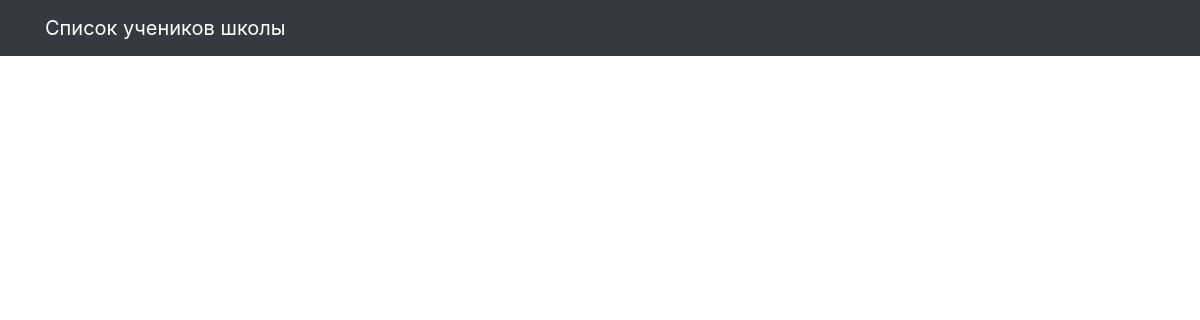
Before: / with the older database file.
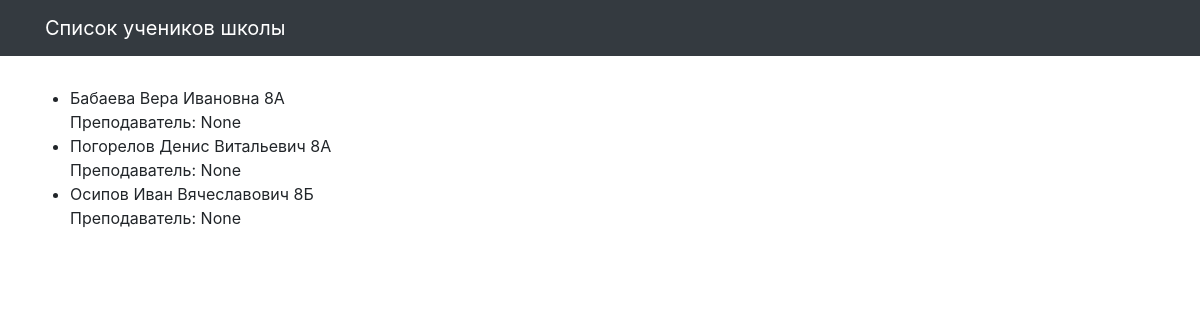
After: the same page with the newer database file.
### school/models.py (models this page shows, shortened)
class Student(models.Model):
    name = models.CharField(max_length=30, verbose_name='Имя')
    teacher = models.ManyToManyField(Teacher, related_name='students')
    group = models.CharField(max_length=10, verbose_name='Класс')
    class Meta:
        verbose_name = 'Ученик'
        verbose_name_plural = 'Ученики'

### school/views.py (the view)
# urls.py: path('', students_list, name='students'),
def students_list(request):
    template = 'school/students_list.html'
    context = {}
    students = Student.objects.all()
    context['students'] = students
    ordering = 'group'
    return render(request, template, context)

### templates/school/students_list.html (shortened to what this page needs)
{% extends "school/base.html" %}
{% load static %}
{% block content %}
<div class="row">
  <ul>
  {% for student in students %}
    <li>{{ student.name }} {{ student.group }} <br> Преподаватель: {{ student.teacher.name }} {{ student.teacher.subject }}</li>
  {% endfor %}
  </ul>
</div>
{% endblock %}

### templates/school/base.html (shortened to what this page needs)
<!DOCTYPE html>
{% load static %}
<html>
  <head>
    <link href="{% static  "css/bootstrap.min.css"  %}" rel="stylesheet">
    <link href="{% static  "css/3-col-portfolio.css" %}" rel="stylesheet">
  </head>
  <body>
    <nav class="navbar navbar-expand-lg navbar-dark bg-dark fixed-top">
      <div class="container">
        <a class="navbar-brand" href="#">Список учеников школы</a>
      </div>
    </nav>
    <div class="container">{% block content %}{% endblock %}</div>
  </body>
</html>

### static/css/3-col-portfolio.css (style rules this page uses)
body { padding-top: 84px; padding-bottom: 84px; }
@media (min-width: 992px) { body { padding-top: 86px; padding-bottom: 86px; } }

Changed rows visible on the page:
added Student: name "Бабаева Вера Ивановна", group "8А", teacher.name "None"
added Student: name "Погорелов Денис Витальевич", group "8А", teacher.name "None"
added Student: name "Осипов Иван Вячеславович", group "8Б", teacher.name "None"
